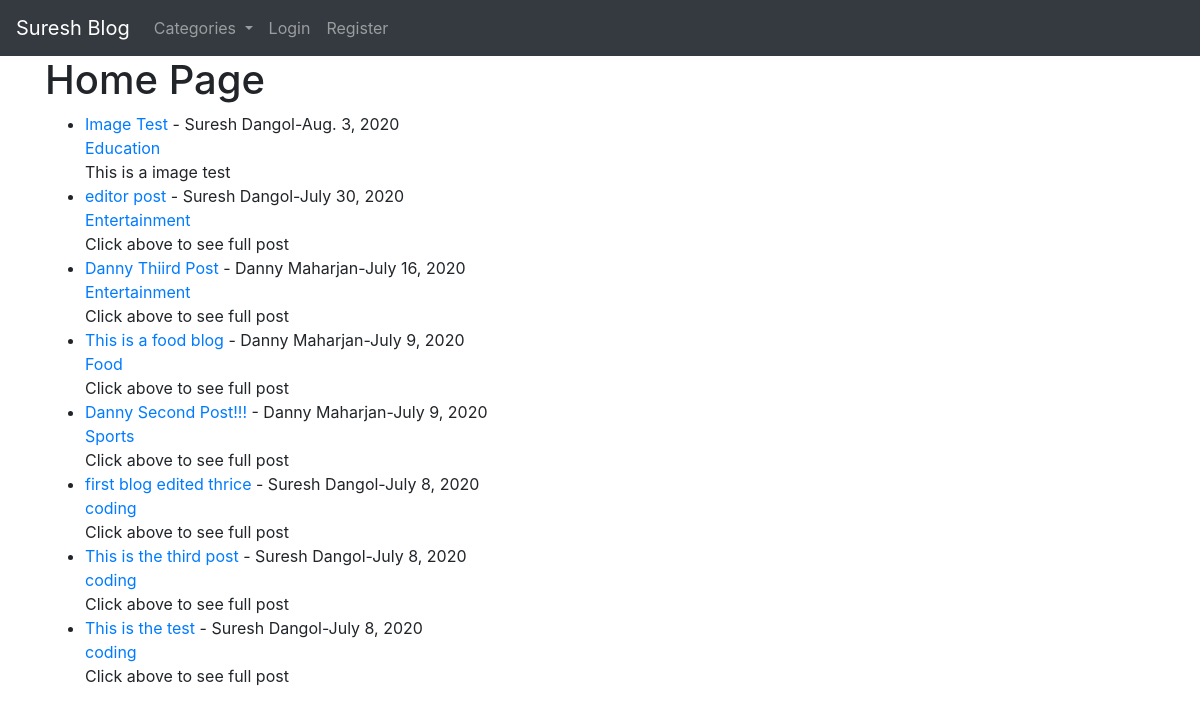
The page / on the database its author committed.
### blog/models.py (models this page shows, shortened)
class Post(models.Model):
    title = models.CharField(max_length=255)
    image = models.ImageField(null=True,blank=True,upload_to='images/')
    title_tag = models.CharField(max_length=255)
    author = models.ForeignKey(User,on_delete=models.CASCADE)
    body = RichTextField(blank=True,null=True)
    post_date = models.DateField(auto_now_add=True)
    category = models.CharField(max_length=255, default='coding')
    snippet = models.CharField(max_length=255,)
    likes = models.ManyToManyField(User,related_name='blog_posts')

### blog/views.py (the view)
# urls.py: path('',HomeView.as_view(),name="home"),
class HomeView(ListView):
    model = Post
    template_name = 'home.html'
    ordering = ['-post_date']
    def get_context_data(self, *args, **kwargs):
        cat_menu = Category.objects.all()
        context = super(HomeView, self).get_context_data(*args, **kwargs)
        context['cat_menu'] = cat_menu
        return context

### blog/models.py (called while the page is built)
    def __str__(self):
        return self.name

### blog/templates/home.html (shortened to what this page needs)
{% extends 'base.html'%}
{% block content%}
<h1>Home Page</h1>
<ul>
{% for post in object_list %}
    <li><a href="{% url 'details' post.pk %}"> {{post.title}} </a> - {{post.author.first_name}}
        {{post.author.last_name}}-{{post.post_date}}<br>
        <a href="{% url 'category' post.category|slugify%}">{{post.category}}</a><br>
    </li>
        {{post.snippet}}
{% endfor %}
</ul>
{% endblock%}

### rows shown on the page
Post: title "Image Test", author.first_name "Suresh", author.last_name "Dangol", post_date "Aug. 3, 2020", category "Education", snippet "This is a image test"
Post: title "editor post", author.first_name "Suresh", author.last_name "Dangol", post_date "July 30, 2020", category "Entertainment", snippet "Click above to see full post"
Post: title "Danny Thiird Post", author.first_name "Danny", author.last_name "Maharjan", post_date "July 16, 2020", category "Entertainment", snippet "Click above to see full post"
Post: title "This is a food blog", author.first_name "Danny", author.last_name "Maharjan", post_date "July 9, 2020", category "Food", snippet "Click above to see full post"
Post: title "Danny Second Post!!!", author.first_name "Danny", author.last_name "Maharjan", post_date "July 9, 2020", category "Sports", snippet "Click above to see full post"
Post: title "first blog edited thrice", author.first_name "Suresh", author.last_name "Dangol", post_date "July 8, 2020", category "coding", snippet "Click above to see full post"
Post: title "This is the third post", author.first_name "Suresh", author.last_name "Dangol", post_date "July 8, 2020", category "coding", snippet "Click above to see full post"
Post: title "This is the test", author.first_name "Suresh", author.last_name "Dangol", post_date "July 8, 2020", category "coding", snippet "Click above to see full post"
